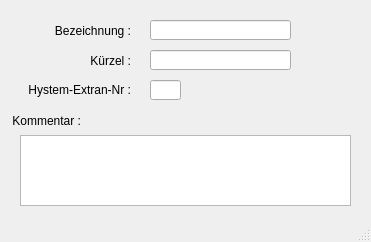
<?xml version="1.0" encoding="UTF-8"?>
<ui version="4.0">
 <class>MainWindow</class>
 <widget class="QMainWindow" name="MainWindow">
  <property name="geometry">
   <rect>
    <x>0</x>
    <y>0</y>
    <width>371</width>
    <height>242</height>
   </rect>
  </property>
  <property name="windowTitle">
   <string>MainWindow</string>
  </property>
  <property name="layoutDirection">
   <enum>Qt::LeftToRight</enum>
  </property>
  <widget class="QWidget" name="centralwidget">
   <widget class="QLabel" name="label">
    <property name="geometry">
     <rect>
      <x>10</x>
      <y>80</y>
      <width>121</width>
      <height>21</height>
     </rect>
    </property>
    <property name="text">
     <string>&lt;html&gt;&lt;head/&gt;&lt;body&gt;&lt;p align=&quot;right&quot;&gt;Hystem-Extran-Nr :&lt;/p&gt;&lt;/body&gt;&lt;/html&gt;</string>
    </property>
    <property name="alignment">
     <set>Qt::AlignRight|Qt::AlignTrailing|Qt::AlignVCenter</set>
    </property>
   </widget>
   <widget class="QLabel" name="label_2">
    <property name="geometry">
     <rect>
      <x>10</x>
      <y>20</y>
      <width>121</width>
      <height>21</height>
     </rect>
    </property>
    <property name="text">
     <string>Bezeichnung :</string>
    </property>
    <property name="alignment">
     <set>Qt::AlignRight|Qt::AlignTrailing|Qt::AlignVCenter</set>
    </property>
   </widget>
   <widget class="QLineEdit" name="he_nr">
    <property name="enabled">
     <bool>true</bool>
    </property>
    <property name="geometry">
     <rect>
      <x>150</x>
      <y>80</y>
      <width>31</width>
      <height>20</height>
     </rect>
    </property>
    <property name="layoutDirection">
     <enum>Qt::RightToLeft</enum>
    </property>
    <property name="autoFillBackground">
     <bool>false</bool>
    </property>
    <property name="text">
     <string/>
    </property>
    <property name="frame">
     <bool>true</bool>
    </property>
   </widget>
   <widget class="QLineEdit" name="bezeichnung">
    <property name="geometry">
     <rect>
      <x>150</x>
      <y>20</y>
      <width>141</width>
      <height>20</height>
     </rect>
    </property>
    <property name="text">
     <string/>
    </property>
   </widget>
   <widget class="QLabel" name="label_3">
    <property name="geometry">
     <rect>
      <x>10</x>
      <y>50</y>
      <width>121</width>
      <height>21</height>
     </rect>
    </property>
    <property name="text">
     <string>Kürzel :</string>
    </property>
    <property name="alignment">
     <set>Qt::AlignRight|Qt::AlignTrailing|Qt::AlignVCenter</set>
    </property>
   </widget>
   <widget class="QLineEdit" name="kuerzel">
    <property name="geometry">
     <rect>
      <x>150</x>
      <y>50</y>
      <width>141</width>
      <height>20</height>
     </rect>
    </property>
    <property name="text">
     <string/>
    </property>
   </widget>
   <widget class="QLabel" name="label_4">
    <property name="geometry">
     <rect>
      <x>10</x>
      <y>110</y>
      <width>71</width>
      <height>21</height>
     </rect>
    </property>
    <property name="text">
     <string>Kommentar :</string>
    </property>
    <property name="alignment">
     <set>Qt::AlignRight|Qt::AlignTrailing|Qt::AlignVCenter</set>
    </property>
   </widget>
   <widget class="QTextEdit" name="bemerkung">
    <property name="geometry">
     <rect>
      <x>20</x>
      <y>135</y>
      <width>331</width>
      <height>71</height>
     </rect>
    </property>
   </widget>
  </widget>
  <widget class="QStatusBar" name="statusbar"/>
 </widget>
 <tabstops>
  <tabstop>bezeichnung</tabstop>
  <tabstop>kuerzel</tabstop>
  <tabstop>he_nr</tabstop>
  <tabstop>bemerkung</tabstop>
 </tabstops>
 <resources/>
 <connections/>
</ui>
